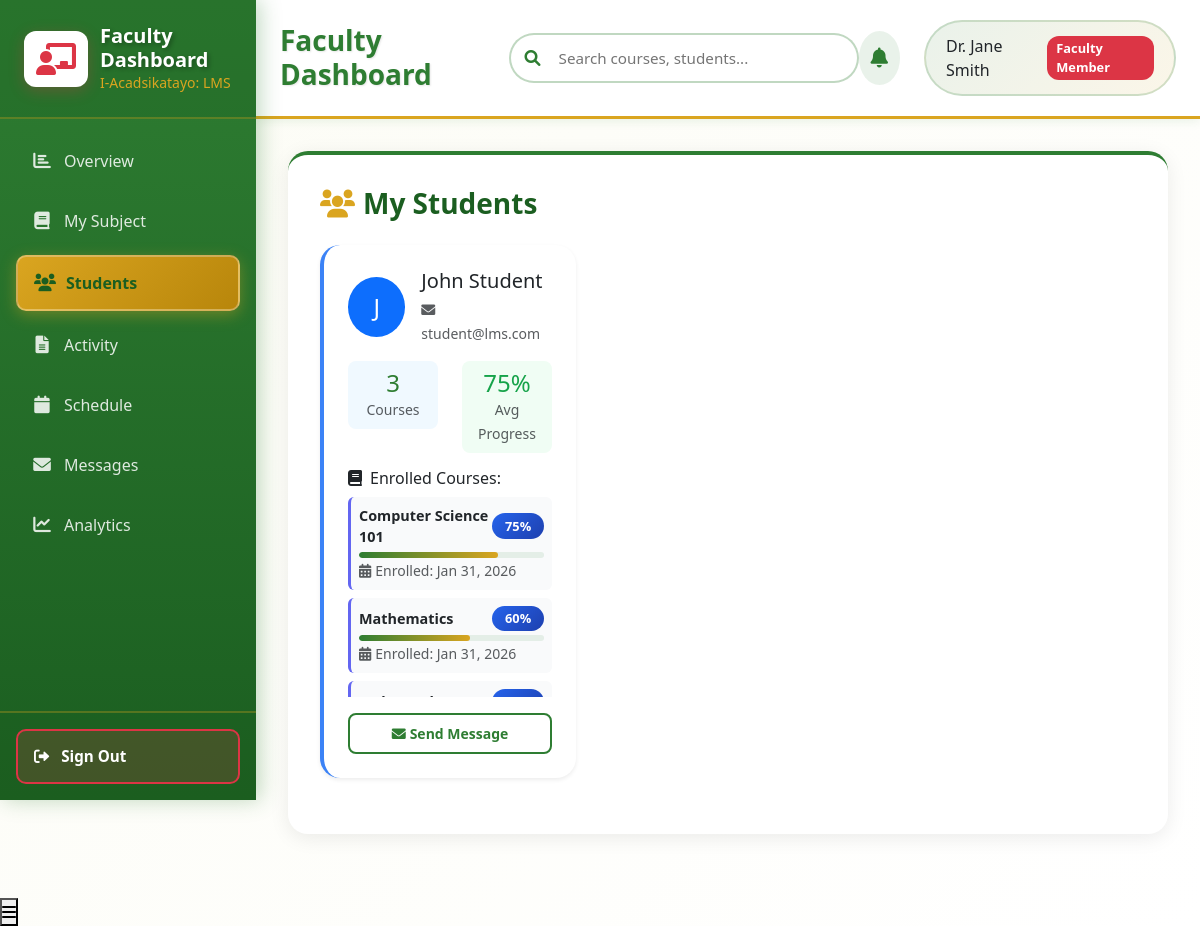
Screenshot of /faculty_dashboard.php?tab=students (signed in) with the database file from the repository.
### tables this page shows
CREATE TABLE users (
    id INT PRIMARY KEY AUTO_INCREMENT,
    name VARCHAR(100) NOT NULL,
    email VARCHAR(100) UNIQUE NOT NULL,
    password VARCHAR(255) NOT NULL,
    role ENUM('admin', 'faculty', 'student') NOT NULL,
    created_at TIMESTAMP DEFAULT CURRENT_TIMESTAMP,
    updated_at TIMESTAMP DEFAULT CURRENT_TIMESTAMP ON UPDATE CURRENT_TIMESTAMP
);

CREATE TABLE enrollments (
    id INT PRIMARY KEY AUTO_INCREMENT,
    student_id INT,
    course_id INT,
    enrolled_at TIMESTAMP DEFAULT CURRENT_TIMESTAMP,
    progress INT DEFAULT 0,  
    FOREIGN KEY (student_id) REFERENCES users(id) ON DELETE CASCADE,
    FOREIGN KEY (course_id) REFERENCES courses(id) ON DELETE CASCADE,
    UNIQUE KEY unique_enrollment (student_id, course_id)
);

CREATE TABLE courses (
    id INT PRIMARY KEY AUTO_INCREMENT,
    name VARCHAR(200) NOT NULL,
    description TEXT,
    instructor_id INT,
    created_at TIMESTAMP DEFAULT CURRENT_TIMESTAMP,
    updated_at TIMESTAMP DEFAULT CURRENT_TIMESTAMP ON UPDATE CURRENT_TIMESTAMP,
    FOREIGN KEY (instructor_id) REFERENCES users(id) ON DELETE SET NULL
);

### faculty_dashboard.php (the view, shortened to what the rows shown need)
<?php
$conn = new mysqli(DB_HOST, DB_USER, DB_PASS, DB_NAME);
$activeTab = isset($_GET['tab']) ? $_GET['tab'] : 'overview';
$colors = ['blue', 'emerald', 'purple', 'orange', 'indigo'];
$courses = [];
$stmt = $conn->prepare("
    SELECT c.id, c.name, c.description,
           (SELECT COUNT(*) FROM enrollments e WHERE e.course_id = c.id) as students,
           (SELECT COUNT(*) FROM assignments a WHERE a.course_id = c.id) as assignments
    FROM courses c
    WHERE c.instructor_id = ?
    ORDER BY c.created_at DESC
");
$stmt->bind_param("i", $_SESSION['user_id']);
$stmt->execute();
$course_result = $stmt->get_result();
if ($course_result && $course_result->num_rows > 0) {
    $color_index = 0;
    while ($row = $course_result->fetch_assoc()) {
        $row['color'] = $colors[$color_index % count($colors)];
        $courses[] = $row;
        $color_index++;
    }
}
$recent_activity = [];
$students = [];
if ($activeTab === 'students') {
    $stmt = $conn->prepare("
        SELECT DISTINCT u.id, u.name, u.email,
               (SELECT COUNT(DISTINCT e2.course_id)
                FROM enrollments e2
                JOIN courses c2 ON e2.course_id = c2.id
                WHERE e2.student_id = u.id AND c2.instructor_id = ?) as course_count,
               (SELECT AVG(e3.progress)
                FROM enrollments e3
                JOIN courses c3 ON e3.course_id = c3.id
                WHERE e3.student_id = u.id AND c3.instructor_id = ?) as avg_progress
        FROM users u
        JOIN enrollments e ON u.id = e.student_id
        JOIN courses c ON e.course_id = c.id
        WHERE c.instructor_id = ?
        GROUP BY u.id
        ORDER BY u.name
    ");
    $stmt->bind_param("iii", $_SESSION['user_id'], $_SESSION['user_id'], $_SESSION['user_id']);
    $stmt->execute();
    $students_result = $stmt->get_result();
    while ($row = $students_result->fetch_assoc()) {
        $stmt2 = $conn->prepare("
            SELECT c.name, e.progress, e.enrolled_at
            FROM enrollments e
            JOIN courses c ON e.course_id = c.id
            WHERE e.student_id = ? AND c.instructor_id = ?
            ORDER BY c.name
        ");
        $stmt2->bind_param("ii", $row['id'], $_SESSION['user_id']);
        $stmt2->execute();
        $courses_result = $stmt2->get_result();
        $row['courses'] = [];
        while ($course_row = $courses_result->fetch_assoc()) {
            $row['courses'][] = $course_row;
        }
        $students[] = $row;
    }
}
?>
<!DOCTYPE html>
<html lang="en">
<head>
    <link href="https://cdn.jsdelivr.net/npm/bootstrap@5.3.3/dist/css/bootstrap.min.css" rel="stylesheet">
    <link rel="stylesheet" href="css/faculty_dashboard.css">
    <link rel="stylesheet" href="https://cdnjs.cloudflare.com/ajax/libs/font-awesome/6.0.0/css/all.min.css">
</head>
<body>
    <div class="dashboard">
        <main class="main-content">
            <header class="dashboard-header">
                <div class="header-left">
                    <h1>Faculty Dashboard</h1>
                </div>
            </header>
            <div class="content">
                <?php if ($activeTab === 'overview'): ?>
                    <div class="stats-grid">
                        <div class="stat-card">
                            <div class="stat-icon blue">
                                <i class="fas fa-book"></i>
                            </div>
                            <div class="stat-info">
                                <h3><?php echo count($courses); ?></h3>
                                <p>Total Courses</p>
                            </div>
                        </div>
                        <div class="stat-card">
                            <div class="stat-icon emerald">
                                <i class="fas fa-users"></i>
                            </div>
                            <div class="stat-info">
                                <h3><?php echo array_sum(array_column($courses, 'students')); ?></h3>
                                <p>Total Students</p>
                            </div>
                        </div>
                        <div class="stat-card">
                            <div class="stat-icon purple">
                                <i class="fas fa-file-text"></i>
                            </div>
                            <div class="stat-info">
                                <h3><?php echo array_sum(array_column($courses, 'assignments')); ?></h3>
                                <p>Total Assignments</p>
                            </div>
                        </div>
                    </div>
                    <div class="quick-actions">
                        <h2>Quick Actions</h2>
                        <div class="actions-grid">
                            <button class="action-btn" data-bs-toggle="modal" data-bs-target="#addOnlineClassModal">
                                <i class="fas fa-video"></i>
                                <span>Create Online Class</span>
                            </button>
                            <button class="action-btn" data-bs-toggle="modal" data-bs-target="#createAssignmentModal">
                                <i class="fas fa-file-text"></i>
                                <span>Create Assignment/Quiz</span>
                            </button>
                            <button class="action-btn" onclick="window.location.href='?tab=students'">
                                <i class="fas fa-users"></i>
                                <span>View Students</span>
                            </button>
                            <button class="action-btn" onclick="window.location.href='?tab=analytics'">
                                <i class="fas fa-chart-bar"></i>
                                <span>View Analytics</span>
                            </button>
                        </div>
                    </div>
                    <div class="recent-activity">
                        <h2>Recent Activity</h2>
                        <div class="activity-list">
                            <?php if (empty($recent_activity)): ?>
                                <p class="text-muted">No recent activity.</p>
                            <?php else: ?>
                                <?php foreach ($recent_activity as $activity): ?>
                                <div class="activity-item">
                                    <div class="activity-icon blue">
                                        <i class="fas fa-file-text"></i>
                                    </div>
                                    <div class="activity-content">
                                        <p>Assignment submitted: <?php echo htmlspecialchars($activity['title']); ?></p>
                                        <span><?php echo htmlspecialchars($activity['student_name']); ?> • <?php echo htmlspecialchars($activity['course_name']); ?> • <?php echo date('M d, Y', strtotime($activity['submitted_at'])); ?></span>
                                    </div>
                                </div>
                                <?php endforeach; ?>
                            <?php endif; ?>
                        </div>
                    </div>
                <?php elseif ($activeTab === 'students'): ?>
                    <div class="content-section">
                        <h2 class="mb-4"><i class="fas fa-users me-2"></i>My Students</h2>
                        <?php if (empty($students)): ?>
                            <div class="alert alert-info">
                                <i class="fas fa-info-circle me-2"></i>No students enrolled in your courses yet.
                            </div>
                        <?php else: ?>
                            <div class="row">
                                <?php foreach ($students as $student): ?>
                                <div class="col-md-6 col-lg-4 mb-4">
                                    <div class="card h-100 shadow-sm border-0" style="border-left: 4px solid #3b82f6 !important;">
                                        <div class="card-body">
                                            <div class="d-flex align-items-center mb-3">
                                                <div class="rounded-circle bg-primary text-white d-flex align-items-center justify-content-center me-3" style="width: 60px; height: 60px; font-size: 1.5rem;">
                                                    <?php echo strtoupper(substr($student['name'], 0, 1)); ?>
                                                </div>
                                                <div class="flex-grow-1">
                                                    <h5 class="mb-1"><?php echo htmlspecialchars($student['name']); ?></h5>
                                                    <small class="text-muted"><i class="fas fa-envelope me-1"></i><?php echo htmlspecialchars($student['email']); ?></small>
                                                </div>
                                            </div>
                                            <div class="row mb-3">
                                                <div class="col-6">
                                                    <div class="text-center p-2" style="background: #f0f9ff; border-radius: 8px;">
                                                        <h4 class="mb-0 text-primary"><?php echo $student['course_count']; ?></h4>
                                                        <small class="text-muted">Courses</small>
                                                    </div>
                                                </div>
                                                <div class="col-6">
                                                    <div class="text-center p-2" style="background: #f0fdf4; border-radius: 8px;">
                                                        <h4 class="mb-0 text-success"><?php echo round($student['avg_progress']); ?>%</h4>
                                                        <small class="text-muted">Avg Progress</small>
                                                    </div>
                                                </div>
                                            </div>
                                            <div class="mb-3">
                                                <h6 class="mb-2"><i class="fas fa-book me-2"></i>Enrolled Courses:</h6>
                                                <div class="courses-list" style="max-height: 200px; overflow-y: auto;">
                                                    <?php foreach ($student['courses'] as $course): ?>
                                                    <div class="mb-2 p-2" style="background: #f9fafb; border-radius: 6px; border-left: 3px solid #6366f1;">
                                                        <div class="d-flex justify-content-between align-items-center mb-1">
                                                            <strong style="font-size: 0.9rem;"><?php echo htmlspecialchars($course['name']); ?></strong>
                                                            <span class="badge bg-primary"><?php echo $course['progress']; ?>%</span>
                                                        </div>
                                                        <div class="progress" style="height: 6px;">
                                                            <div class="progress-bar" role="progressbar" style="width: <?php echo $course['progress']; ?>%;" aria-valuenow="<?php echo $course['progress']; ?>" aria-valuemin="0" aria-valuemax="100"></div>
                                                        </div>
                                                        <small class="text-muted"><i class="fas fa-calendar-alt me-1"></i>Enrolled: <?php echo date('M d, Y', strtotime($course['enrolled_at'])); ?></small>
                                                    </div>
                                                    <?php endforeach; ?>
                                                </div>
                                            </div>
                                            <div class="d-grid gap-2">
                                                <button class="btn btn-sm btn-outline-primary" onclick="alert('Message feature coming soon!')">
                                                    <i class="fas fa-envelope me-1"></i>Send Message
                                                </button>
                                            </div>
                                        </div>
                                    </div>
                                </div>
                                <?php endforeach; ?>
                            </div>
                        <?php endif; ?>
                    </div>
                <?php endif; ?>
            </div>
        </main>
    </div>
</body>
</html>

### rows the page displays
users: name "J", name "John Student", email "student@lms.com", course_count "3", avg_progress "75"
enrollments: course.name "Computer Science 101", progress "75", enrolled_at "Jan 31, 2026"
enrollments: course.name "Mathematics", progress "60", enrolled_at "Jan 31, 2026"

### other values shown
$user_name "Dr. Jane Smith"
